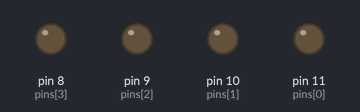
Simulated run of this sketch. Board: Arduino Uno, built with avr-gcc and run on an emulated ATmega328P. Parts: output pins drawn as LEDs (lit = HIGH).

Above: at 0.5 s.
At 2.5 s:
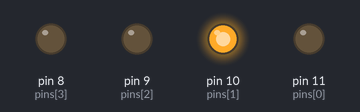
At 4.5 s:
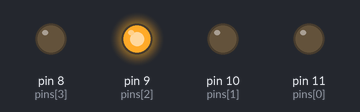
At 9.5 s:
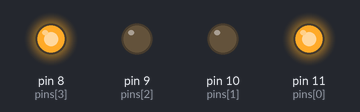
At 14.5 s:
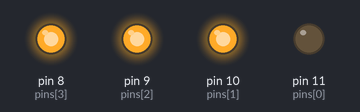
At 19.5 s:
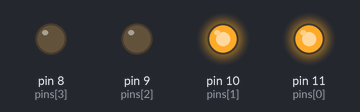
Timing chart, 0 to 20.8 s (numbered marks = the images above):
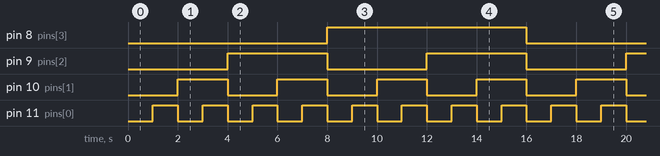

The sketch:

Multi-LED_sequence_blink.ino
```cpp
int pins[] = {11,10,9,8};

void setup() {
  for (int i = 0; i < 4; i++) {
    pinMode(pins[i], OUTPUT);
  }
}

void loop() {
  for (int count = 0; count < 16; count++) {
    for (int bit = 0; bit < 4; bit++) {
      int val = (count >> bit) & 1;
      digitalWrite(pins[bit], val);
    }
    delay(1000);
  }
}
```

Measured:
- by itself, pin 8 (pins[3]): alternates HIGH for 8.0 s and LOW for 8.0 s
- by itself, pin 9 (pins[2]): alternates HIGH for 4.0 s and LOW for 4.0 s
- by itself, pin 10 (pins[1]): alternates HIGH for 2.0 s and LOW for 2.0 s
- by itself, pin 11 (pins[0]): alternates HIGH for 1.0 s and LOW for 1.0 s
